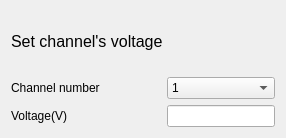
            <widget class="QWidget" name="tab_E36312A_set_voltage">
             <attribute name="title">
              <string>Set voltage</string>
             </attribute>
             <layout class="QFormLayout" name="formLayout_23">
              <item row="0" column="0" colspan="2">
               <widget class="QLabel" name="label_90">
                <property name="minimumSize">
                 <size>
                  <width>0</width>
                  <height>60</height>
                 </size>
                </property>
                <property name="font">
                 <font>
                  <family>Arial</family>
                  <pointsize>12</pointsize>
                  <weight>50</weight>
                  <italic>false</italic>
                  <bold>false</bold>
                 </font>
                </property>
                <property name="styleSheet">
                 <string notr="true">font: 12pt &quot;Arial&quot;;</string>
                </property>
                <property name="text">
                 <string>Set channel's voltage</string>
                </property>
               </widget>
              </item>
              <item row="1" column="0">
               <widget class="QLabel" name="label_91">
                <property name="minimumSize">
                 <size>
                  <width>150</width>
                  <height>0</height>
                 </size>
                </property>
                <property name="maximumSize">
                 <size>
                  <width>200</width>
                  <height>16777215</height>
                 </size>
                </property>
                <property name="text">
                 <string>Channel number</string>
                </property>
               </widget>
              </item>
              <item row="1" column="1">
               <widget class="QComboBox" name="comboBox_E36312A_set_voltage_channel">
                <property name="sizeAdjustPolicy">
                 <enum>QComboBox::AdjustToContentsOnFirstShow</enum>
                </property>
                <item>
                 <property name="text">
                  <string>1</string>
                 </property>
                </item>
                <item>
                 <property name="text">
                  <string>2</string>
                 </property>
                </item>
                <item>
                 <property name="text">
                  <string>3</string>
                 </property>
                </item>
               </widget>
              </item>
              <item row="2" column="0">
               <widget class="QLabel" name="label_92">
                <property name="minimumSize">
                 <size>
                  <width>150</width>
                  <height>0</height>
                 </size>
                </property>
                <property name="maximumSize">
                 <size>
                  <width>200</width>
                  <height>16777215</height>
                 </size>
                </property>
                <property name="text">
                 <string>Voltage(V)</string>
                </property>
               </widget>
              </item>
              <item row="2" column="1">
               <widget class="QLineEdit" name="lineEdit_E36312A_set_voltage_voltage"/>
              </item>
             </layout>
            </widget>
